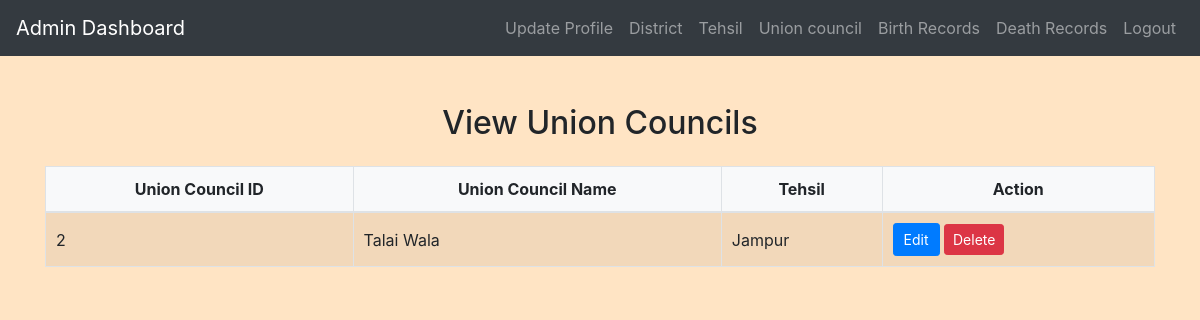
The app's page /admin/view_unions.php (signed in) with its own data.
### tables this page shows
CREATE TABLE `unioncouncils` (
  `UnionCouncilID` int(11) NOT NULL,
  `UnionCouncilName` varchar(100) NOT NULL,
  `TehsilID` int(11) NOT NULL
);

CREATE TABLE `tehsils` (
  `TehsilID` int(11) NOT NULL,
  `TehsilName` varchar(100) NOT NULL,
  `DistrictID` int(11) DEFAULT NULL
);

### admin/view_unions.php (the view, shortened to what this page needs)
<?php
include('config.php');
$sql = "SELECT u.UnionCouncilID, u.UnionCouncilName, t.TehsilName
        FROM UnionCouncils u
        INNER JOIN Tehsils t ON u.TehsilID = t.TehsilID";
$result = mysqli_query($conn, $sql);
?>
<!DOCTYPE html>
<html lang="en">
<head>
    <link rel="stylesheet" href="https://maxcdn.bootstrapcdn.com/bootstrap/4.5.2/css/bootstrap.min.css">
    <link rel="stylesheet" href="../css/style.css">
</head>
<body>
<?php include('admin_navbar.php'); ?>
<div class="container mt-5">
    <h2 class="mb-4">View Union Councils</h2>
    <table class="table table-striped">
        <thead>
            <tr>
                <th>Union Council ID</th>
                <th>Union Council Name</th>
                <th>Tehsil</th>
                <th>Action</th>
            </tr>
        </thead>
        <tbody>
            <?php
            if (mysqli_num_rows($result) > 0) {
                while ($row = mysqli_fetch_assoc($result)) {
                    echo "<tr>";
                    echo "<td>" . $row['UnionCouncilID'] . "</td>";
                    echo "<td>" . $row['UnionCouncilName'] . "</td>";
                    echo "<td>" . $row['TehsilName'] . "</td>";
                    echo "<td>
                            <a href='edit_union.php?UnionCouncilID=" . $row['UnionCouncilID'] . "' class='btn btn-primary btn-sm'>Edit</a>
                            <a href='view_unions.php?delete_id=" . $row['UnionCouncilID'] . "' class='btn btn-danger btn-sm' onclick='return confirm(\"Are you sure you want to delete this Union Council?\");'>Delete</a>
                          </td>";
                    echo "</tr>";
                }
            } else {
                echo "<tr><td colspan='4'>No Union Councils found.</td></tr>";
            }
            ?>
        </tbody>
    </table>
</div>
</body>
</html>

### css/style.css (style rules this page uses)
body { background-color: bisque; }
h1, h2, h3, h4 { text-align: center; margin-top: 30px; margin-bottom: 30px; }
.table { width: 100%; border-collapse: collapse; margin-top: 20px; }
.table th, .table td { padding: 10px; border: 1px solid #dee2e6; }
.table thead th { background-color: #f8f9fa; font-weight: bold; text-align: center; }
.table tbody td { vertical-align: middle; }
.btn-primary { padding: 5px 10px; }

### records on screen
unioncouncils: UnionCouncilID "2", UnionCouncilName "Talai Wala", TehsilID.TehsilName "Jampur"
